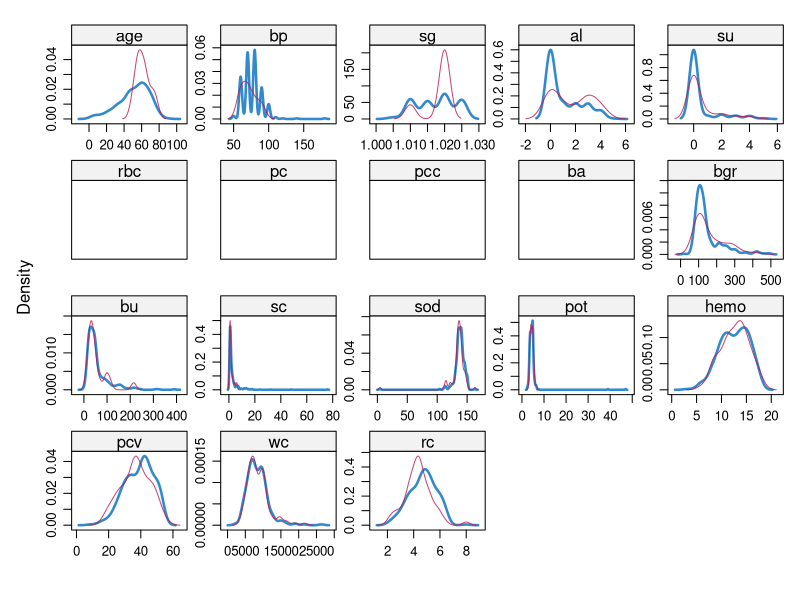
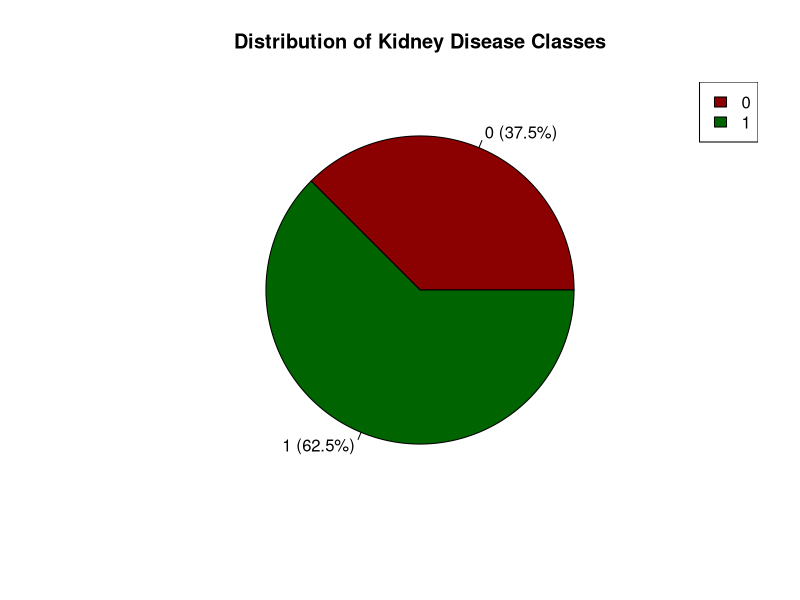

These figures' R source, in order: (Note: this script raises an error after producing the figures.)
# 1) The kidney disease dataset was loaded into R. Imputation of missing data performed using “mice” package for continuous data and using mode to impute nominal missing data 
kd<-read.csv("kd.csv",header=TRUE)
##Missing data "1012" values
sum(is.na(kd))
library(mice)
imputed_Data=mice(kd, m=1, maxit = 50, method = 'pmm', seed = 500)
densityplot(imputed_Data)
kidneydisease<-complete(imputed_Data,1)
sum(is.na(kidneydisease))
##Nomianal data are missing in 9 columns "234" values
rbc_mode <- names(table(kidneydisease$rbc))[which.max(table(kidneydisease$rbc))]
kidneydisease$rbc[is.na(kidneydisease$rbc)] <- rbc_mode
pc_mode <- names(table(kidneydisease$pc))[which.max(table(kidneydisease$pc))]
kidneydisease$pc[is.na(kidneydisease$pc)] <- pc_mode
pcc_mode <- names(table(kidneydisease$pcc))[which.max(table(kidneydisease$pcc))]
kidneydisease$pcc[is.na(kidneydisease$pcc)] <- pcc_mode
ba_mode <- names(table(kidneydisease$ba))[which.max(table(kidneydisease$ba))]
kidneydisease$ba[is.na(kidneydisease$ba)] <- ba_mode
dm_mode <- names(table(kidneydisease$dm))[which.max(table(kidneydisease$dm))]
kidneydisease$dm[is.na(kidneydisease$dm)] <- dm_mode
htn_mode <- names(table(kidneydisease$htn))[which.max(table(kidneydisease$htn))]
kidneydisease$htn[is.na(kidneydisease$htn)] <- htn_mode
cad_mode <- names(table(kidneydisease$cad))[which.max(table(kidneydisease$cad))]
kidneydisease$cad[is.na(kidneydisease$cad)] <- cad_mode
appet_mode <- names(table(kidneydisease$appet))[which.max(table(kidneydisease$appet))]
kidneydisease$appet[is.na(kidneydisease$appet)] <- appet_mode
pe_mode <- names(table(kidneydisease$pe))[which.max(table(kidneydisease$pe))]
kidneydisease$pe[is.na(kidneydisease$pe)] <- pe_mode
ane_mode <- names(table(kidneydisease$ane))[which.max(table(kidneydisease$ane))]
kidneydisease$ane[is.na(kidneydisease$ane)] <- ane_mode
sum(is.na(kidneydisease))

# 2) Converting Nominal variables to numeric form by assigning 1s and 0s
unique_classification <- unique(kidneydisease$classification)
print(unique_classification)
## Classifying them into 1 and 0
kidneydisease$classify <- ifelse(kidneydisease$classification %in% "ckd", 1,0)
print(kidneydisease$classify)
sapply(kd, function(x) sum(is.na(x)))
sapply(kidneydisease, function(x) sum(is.na(x))) 
kidneydisease$RBC <- ifelse(kidneydisease$rbc %in% "normal", 0,1)
print(kidneydisease$RBC)
kidneydisease$PC <- ifelse(kidneydisease$pc %in% "normal", 0,1)
print(kidneydisease$PC)
kidneydisease$PCC <- ifelse(kidneydisease$pcc %in% "notpresent", 0,1)
print(kidneydisease$PCC)
kidneydisease$BA <- ifelse(kidneydisease$ba %in% "notpresent", 0,1)
print(kidneydisease$BA)
kidneydisease$BA <- ifelse(kidneydisease$ba %in% "notpresent", 0,1)
print(kidneydisease$BA)
kidneydisease$HTN <- ifelse(kidneydisease$htn %in% "no", 0,1)
print(kidneydisease$HTN)
kidneydisease$DM <- ifelse(kidneydisease$dm %in% "no", 0,1)
print(kidneydisease$DM)
kidneydisease$APPET <- ifelse(kidneydisease$appet %in% "good", 1,0)
print(kidneydisease$APPET)
kidneydisease$PE <- ifelse(kidneydisease$pe %in% "no", 0,1)
print(kidneydisease$PE)
kidneydisease$ANE <- ifelse(kidneydisease$ane %in% "no", 0,1)
print(kidneydisease$ANE)
kidneydisease$CAD <- ifelse(kidneydisease$cad %in% "yes", 1,0)
print(kidneydisease$CAD)	
kidneydisease$AGE <- ifelse(kidneydisease$age <= 52, 0, 1)
print(kidneydisease$AGE)
attributes <- c("age", "bp", "sg", "al", "su", "bgr", "bu", "sc", "sod", "pot", "hemo", "wc", "rc", "RBC", "PC", "PCC", "BA","HTN", "DM", "APPET", "PE", "ANE", "CAD","classify")
kd_data <- kidneydisease[, attributes]
ncol(kidneydisease)
colnames(kidneydisease)
##PieChart
class_counts <- table(kidneydisease$classify)
colors <- c("#8B0000", "#006400")  # Dark red for CKD, dark green for non-CKD
pie(class_counts, labels = paste0(names(class_counts), " (", round(100 * class_counts / sum(class_counts), 1), "%)"),
    col = colors)
title("Distribution of Kidney Disease Classes")
legend("topright", legend = names(class_counts), fill = colors)

# 3) Estimating population parameters using Bootstrap
selected_cols <- c("age", "bp", "sg", "al", "su", "bgr", "bu", "sc", "sod", "pot", "hemo", "pcv", "wc", "rc")
bs_dataset <- kidneydisease[selected_cols]
head(bs_dataset)
library(boot)
bootstrap_results <- data.frame(variable = character(),
                                min = numeric(),
                                lower_ci = numeric(),
                                median = numeric(),
                                mean = numeric(),
                                upper_ci = numeric(),
                                max = numeric(),
                                stringsAsFactors = FALSE)
num_samples <- 1000  
for (var in colnames(bs_dataset)) {
  bootstrap_samples <- boot(bs_dataset[[var]], statistic = function(data, i) mean(data[i]), R = num_samples)
  bootstrap_ci <- boot.ci(bootstrap_samples, type = "perc") 
  bootstrap_results <- rbind(bootstrap_results, data.frame(variable = var,
                                                           min = min(bs_dataset[[var]]),
                                                           lower_ci = bootstrap_ci$percent[4],
                                                           median = median(bs_dataset[[var]]),
                                                           mean = mean(bootstrap_samples$t),
                                                           upper_ci = bootstrap_ci$percent[5],
                                                           max = max(bs_dataset[[var]]),
                                                           stringsAsFactors = FALSE))
}
print(bootstrap_results)

# 4) Bootstap resampling techniques performed separately on individual attributes to test if there is significance difference in means between the two groups based on bootstrap confidence interval:
library(boot)
library(dplyr)
mean_func <- function(data, indices) {
  mean(data[indices])
}
ckd_age <- kidneydisease$age[kidneydisease$classify == 1]
nonckd_age <- kidneydisease$age[kidneydisease$classify == 0]
bootstrap_res_ckd <- boot(ckd_age, mean_func, R = 1000)
bootstrap_res_nonckd <- boot(nonckd_age, mean_func, R = 1000)
ci_ckd <- boot.ci(bootstrap_res_ckd, type = "bca")
ci_nonckd <- boot.ci(bootstrap_res_nonckd, type = "bca")
cat("CI for CKD group (age):", ci_ckd$bca[4], "-", ci_ckd$bca[5], "\n")
cat("CI for non-CKD group (age):", ci_nonckd$bca[4], "-", ci_nonckd$bca[5], "\n")
if (ci_ckd$bca[4] <= ci_nonckd$bca[5] && ci_ckd$bca[5] >= ci_nonckd$bca[4]) {
  cat("No significant difference in means (age) between CKD and non-CKD groups.\n")
} else {
  cat("Significant difference in means (age) between CKD and non-CKD groups.\n")
}
##--------------------------------------------------------------------------------------------
library(boot)
library(dplyr)
mean_func <- function(data, indices) {
  mean(data[indices])
}
ckd_bp <- kidneydisease$bp[kidneydisease$classify == 1]
nonckd_bp <- kidneydisease$bp[kidneydisease$classify == 0]
bootstrap_res_ckd <- boot(ckd_bp, mean_func, R = 1000)
bootstrap_res_nonckd <- boot(nonckd_bp, mean_func, R = 1000)
ci_ckd <- boot.ci(bootstrap_res_ckd, type = "bca")
ci_nonckd <- boot.ci(bootstrap_res_nonckd, type = "bca")
cat("CI for CKD group (bp):", ci_ckd$bca[4], "-", ci_ckd$bca[5], "\n")
cat("CI for non-CKD group (bp):", ci_nonckd$bca[4], "-", ci_nonckd$bca[5], "\n")
if (ci_ckd$bca[4] <= ci_nonckd$bca[5] && ci_ckd$bca[5] >= ci_nonckd$bca[4]) {
  cat("No significant difference in means (bp) between CKD and non-CKD groups.\n")
} else {
  cat("Significant difference in means (bp) between CKD and non-CKD groups.\n")
}
##--------------------------------------------------------------------------------------------
library(boot)
library(dplyr)
mean_func <- function(data, indices) {
  mean(data[indices])
}
ckd_sg <- kidneydisease$sg[kidneydisease$classify == 1]
nonckd_sg <- kidneydisease$sg[kidneydisease$classify == 0]
bootstrap_res_ckd <- boot(ckd_sg, mean_func, R = 1000)
bootstrap_res_nonckd <- boot(nonckd_sg, mean_func, R = 1000)
ci_ckd <- boot.ci(bootstrap_res_ckd, type = "bca")
ci_nonckd <- boot.ci(bootstrap_res_nonckd, type = "bca")
cat("CI for CKD group (sg):", ci_ckd$bca[4], "-", ci_ckd$bca[5], "\n")
cat("CI for non-CKD group (sg):", ci_nonckd$bca[4], "-", ci_nonckd$bca[5], "\n")
if (ci_ckd$bca[4] <= ci_nonckd$bca[5] && ci_ckd$bca[5] >= ci_nonckd$bca[4]) {
  cat("No significant difference in means (sg) between CKD and non-CKD groups.\n")
} else {
  cat("Significant difference in means (sg) between CKD and non-CKD groups.\n")
}
##--------------------------------------------------------------------------------------------
library(boot)
library(dplyr)
mean_func <- function(data, indices) {
  mean(data[indices])
}
ckd_al <- kidneydisease$al[kidneydisease$classify == 1]
nonckd_al <- kidneydisease$al[kidneydisease$classify == 0]
bootstrap_res_ckd <- boot(ckd_al, mean_func, R = 1000)
bootstrap_res_nonckd <- boot(nonckd_al, mean_func, R = 1000)
ci_ckd <- boot.ci(bootstrap_res_ckd, type = "bca")
ci_nonckd <- boot.ci(bootstrap_res_nonckd, type = "bca")
cat("CI for CKD group (al):", ci_ckd$bca[4], "-", ci_ckd$bca[5], "\n")
cat("CI for non-CKD group (al):", ci_nonckd$bca[4], "-", ci_nonckd$bca[5], "\n")
if (ci_ckd$bca[4] <= ci_nonckd$bca[5] && ci_ckd$bca[5] >= ci_nonckd$bca[4]) {
  cat("No significant difference in means (al) between CKD and non-CKD groups.\n")
} else {
  cat("Significant difference in means (al) between CKD and non-CKD groups.\n")
}
##--------------------------------------------------------------------------------------------
library(boot)
library(dplyr)
mean_func <- function(data, indices) {
  mean(data[indices])
}
ckd_su <- kidneydisease$su[kidneydisease$classify == 1]
nonckd_su <- kidneydisease$su[kidneydisease$classify == 0]
bootstrap_res_ckd <- boot(ckd_su, mean_func, R = 1000)
bootstrap_res_nonckd <- boot(nonckd_su, mean_func, R = 1000)
ci_ckd <- boot.ci(bootstrap_res_ckd, type = "bca")
ci_nonckd <- boot.ci(bootstrap_res_nonckd, type = "bca")
cat("CI for CKD group (su):", ci_ckd$bca[4], "-", ci_ckd$bca[5], "\n")
cat("CI for non-CKD group (su):", ci_nonckd$bca[4], "-", ci_nonckd$bca[5], "\n")
if (ci_ckd$bca[4] <= ci_nonckd$bca[5] && ci_ckd$bca[5] >= ci_nonckd$bca[4]) {
  cat("No significant difference in means (su) between CKD and non-CKD groups.\n")
} else {
  cat("Significant difference in means (su) between CKD and non-CKD groups.\n")
}
##--------------------------------------------------------------------------------------------
library(boot)
library(dplyr)

mean_func <- function(data, indices) {
  mean(data[indices])
}
ckd_bgr <- kidneydisease$bgr[kidneydisease$classify == 1]
nonckd_bgr <- kidneydisease$bgr[kidneydisease$classify == 0]
bootstrap_res_ckd <- boot(ckd_bgr, mean_func, R = 1000)
bootstrap_res_nonckd <- boot(nonckd_bgr, mean_func, R = 1000)
ci_ckd <- boot.ci(bootstrap_res_ckd, type = "bca")
ci_nonckd <- boot.ci(bootstrap_res_nonckd, type = "bca")
cat("CI for CKD group (bgr):", ci_ckd$bca[4], "-", ci_ckd$bca[5], "\n")
cat("CI for non-CKD group (bgr):", ci_nonckd$bca[4], "-", ci_nonckd$bca[5], "\n")
if (ci_ckd$bca[4] <= ci_nonckd$bca[5] && ci_ckd$bca[5] >= ci_nonckd$bca[4]) {
  cat("No significant difference in means (bgr) between CKD and non-CKD groups.\n")
} else {
  cat("Significant difference in means (bgr) between CKD and non-CKD groups.\n")
}
##--------------------------------------------------------------------------------------------
library(boot)
library(dplyr)
mean_func <- function(data, indices) {
  mean(data[indices])
}
ckd_bu <- kidneydisease$bu[kidneydisease$classify == 1]
nonckd_bu <- kidneydisease$bu[kidneydisease$classify == 0]
bootstrap_res_ckd <- boot(ckd_bu, mean_func, R = 1000)
bootstrap_res_nonckd <- boot(nonckd_bu, mean_func, R = 1000)
ci_ckd <- boot.ci(bootstrap_res_ckd, type = "bca")
ci_nonckd <- boot.ci(bootstrap_res_nonckd, type = "bca")
cat("CI for CKD group (bu):", ci_ckd$bca[4], "-", ci_ckd$bca[5], "\n")
cat("CI for non-CKD group (bu):", ci_nonckd$bca[4], "-", ci_nonckd$bca[5], "\n")
if (ci_ckd$bca[4] <= ci_nonckd$bca[5] && ci_ckd$bca[5] >= ci_nonckd$bca[4]) {
  cat("No significant difference in means (bu) between CKD and non-CKD groups.\n")
} else {
  cat("Significant difference in means (bu) between CKD and non-CKD groups.\n")
}
##--------------------------------------------------------------------------------------------
library(boot)
library(dplyr)
mean_func <- function(data, indices) {
  mean(data[indices])
}
ckd_sc <- kidneydisease$sc[kidneydisease$classify == 1]
nonckd_sc <- kidneydisease$sc[kidneydisease$classify == 0]
bootstrap_res_ckd <- boot(ckd_sc, mean_func, R = 1000)
bootstrap_res_nonckd <- boot(nonckd_sc, mean_func, R = 1000)
ci_ckd <- boot.ci(bootstrap_res_ckd, type = "bca")
ci_nonckd <- boot.ci(bootstrap_res_nonckd, type = "bca")
cat("CI for CKD group (sc):", ci_ckd$bca[4], "-", ci_ckd$bca[5], "\n")
cat("CI for non-CKD group (sc):", ci_nonckd$bca[4], "-", ci_nonckd$bca[5], "\n")
if (ci_ckd$bca[4] <= ci_nonckd$bca[5] && ci_ckd$bca[5] >= ci_nonckd$bca[4]) {
  cat("No significant difference in means (sc) between CKD and non-CKD groups.\n")
} else {
  cat("Significant difference in means (sc) between CKD and non-CKD groups.\n")
}
##--------------------------------------------------------------------------------------------
library(boot)
library(dplyr)
mean_func <- function(data, indices) {
  mean(data[indices])
}
ckd_sod <- kidneydisease$sod[kidneydisease$classify == 1]
nonckd_sod <- kidneydisease$sod[kidneydisease$classify == 0]
bootstrap_res_ckd <- boot(ckd_sod, mean_func, R = 1000)
bootstrap_res_nonckd <- boot(nonckd_sod, mean_func, R = 1000)
ci_ckd <- boot.ci(bootstrap_res_ckd, type = "bca")
ci_nonckd <- boot.ci(bootstrap_res_nonckd, type = "bca")
cat("CI for CKD group (sod):", ci_ckd$bca[4], "-", ci_ckd$bca[5], "\n")
cat("CI for non-CKD group (sod):", ci_nonckd$bca[4], "-", ci_nonckd$bca[5], "\n")
if (ci_ckd$bca[4] <= ci_nonckd$bca[5] && ci_ckd$bca[5] >= ci_nonckd$bca[4]) {
  cat("No significant difference in means (sod) between CKD and non-CKD groups.\n")
} else {
  cat("Significant difference in means (sod) between CKD and non-CKD groups.\n")
}
##--------------------------------------------------------------------------------------------
library(boot)
library(dplyr)
mean_func <- function(data, indices) {
  mean(data[indices])
}
ckd_pot <- kidneydisease$pot[kidneydisease$classify == 1]
nonckd_pot <- kidneydisease$pot[kidneydisease$classify == 0]
bootstrap_res_ckd <- boot(ckd_pot, mean_func, R = 1000)
bootstrap_res_nonckd <- boot(nonckd_pot, mean_func, R = 1000)
ci_ckd <- boot.ci(bootstrap_res_ckd, type = "bca")
ci_nonckd <- boot.ci(bootstrap_res_nonckd, type = "bca")
cat("CI for CKD group (pot):", ci_ckd$bca[4], "-", ci_ckd$bca[5], "\n")
cat("CI for non-CKD group (pot):", ci_nonckd$bca[4], "-", ci_nonckd$bca[5], "\n")
if (ci_ckd$bca[4] <= ci_nonckd$bca[5] && ci_ckd$bca[5] >= ci_nonckd$bca[4]) {
  cat("No significant difference in means (pot) between CKD and non-CKD groups.\n")
} else {
  cat("Significant difference in means (pot) between CKD and non-CKD groups.\n")
}
##--------------------------------------------------------------------------------------------
library(boot)
library(dplyr)
mean_func <- function(data, indices) {
  mean(data[indices])
}
ckd_hemo <- kidneydisease$hemo[kidneydisease$classify == 1]
nonckd_hemo <- kidneydisease$hemo[kidneydisease$classify == 0]
bootstrap_res_ckd <- boot(ckd_hemo, mean_func, R = 1000)
bootstrap_res_nonckd <- boot(nonckd_hemo, mean_func, R = 1000)
ci_ckd <- boot.ci(bootstrap_res_ckd, type = "bca")
ci_nonckd <- boot.ci(bootstrap_res_nonckd, type = "bca")
cat("CI for CKD group (hemo):", ci_ckd$bca[4], "-", ci_ckd$bca[5], "\n")
cat("CI for non-CKD group (hemo):", ci_nonckd$bca[4], "-", ci_nonckd$bca[5], "\n")
if (ci_ckd$bca[4] <= ci_nonckd$bca[5] && ci_ckd$bca[5] >= ci_nonckd$bca[4]) {
  cat("No significant difference in means (hemo) between CKD and non-CKD groups.\n")
} else {
  cat("Significant difference in means (hemo) between CKD and non-CKD groups.\n")
}
##--------------------------------------------------------------------------------------------
library(boot)
library(dplyr)
mean_func <- function(data, indices) {
  mean(data[indices])
}
ckd_pcv <- kidneydisease$pcv[kidneydisease$classify == 1]
nonckd_pcv <- kidneydisease$pcv[kidneydisease$classify == 0]
bootstrap_res_ckd <- boot(ckd_pcv, mean_func, R = 1000)
bootstrap_res_nonckd <- boot(nonckd_pcv, mean_func, R = 1000)
ci_ckd <- boot.ci(bootstrap_res_ckd, type = "bca")
ci_nonckd <- boot.ci(bootstrap_res_nonckd, type = "bca")
cat("CI for CKD group (pcv):", ci_ckd$bca[4], "-", ci_ckd$bca[5], "\n")
cat("CI for non-CKD group (pcv):", ci_nonckd$bca[4], "-", ci_nonckd$bca[5], "\n")
if (ci_ckd$bca[4] <= ci_nonckd$bca[5] && ci_ckd$bca[5] >= ci_nonckd$bca[4]) {
  cat("No significant difference in means (pcv) between CKD and non-CKD groups.\n")
} else {
  cat("Significant difference in means (pcv) between CKD and non-CKD groups.\n")
}
##--------------------------------------------------------------------------------------------
library(boot)
library(dplyr)
mean_func <- function(data, indices) {
  mean(data[indices])
}
ckd_wc <- kidneydisease$wc[kidneydisease$classify == 1]
nonckd_wc <- kidneydisease$wc[kidneydisease$classify == 0]
bootstrap_res_ckd <- boot(ckd_wc, mean_func, R = 1000)
bootstrap_res_nonckd <- boot(nonckd_wc, mean_func, R = 1000)
ci_ckd <- boot.ci(bootstrap_res_ckd, type = "bca")
ci_nonckd <- boot.ci(bootstrap_res_nonckd, type = "bca")
cat("CI for CKD group (wc):", ci_ckd$bca[4], "-", ci_ckd$bca[5], "\n")
cat("CI for non-CKD group (wc):", ci_nonckd$bca[4], "-", ci_nonckd$bca[5], "\n")
if (ci_ckd$bca[4] <= ci_nonckd$bca[5] && ci_ckd$bca[5] >= ci_nonckd$bca[4]) {
  cat("No significant difference in means (wc) between CKD and non-CKD groups.\n")
} else {
  cat("Significant difference in means (wc) between CKD and non-CKD groups.\n")
}
##--------------------------------------------------------------------------------------------
library(boot)
library(dplyr)
mean_func <- function(data, indices) {
  mean(data[indices])
}
ckd_rc <- kidneydisease$rc[kidneydisease$classify == 1]
nonckd_rc <- kidneydisease$rc[kidneydisease$classify == 0]
bootstrap_res_ckd <- boot(ckd_rc, mean_func, R = 1000)
bootstrap_res_nonckd <- boot(nonckd_rc, mean_func, R = 1000)
ci_ckd <- boot.ci(bootstrap_res_ckd, type = "bca")
ci_nonckd <- boot.ci(bootstrap_res_nonckd, type = "bca")
cat("CI for CKD group (rc):", ci_ckd$bca[4], "-", ci_ckd$bca[5], "\n")
cat("CI for non-CKD group (rc):", ci_nonckd$bca[4], "-", ci_nonckd$bca[5], "\n")
if (ci_ckd$bca[4] <= ci_nonckd$bca[5] && ci_ckd$bca[5] >= ci_nonckd$bca[4]) {
  cat("No significant difference in means (rc) between CKD and non-CKD groups.\n")
} else {
  cat("Significant difference in means (rc) between CKD and non-CKD groups.\n")
}

#5) T-test:
  library(dplyr)
# Subset the data for CKD and non-CKD groups
ckd_data <- kidneydisease %>% filter(classify == 1)
nonckd_data <- kidneydisease %>% filter(classify == 0)
# Perform t-tests for each variable
variables <- c("age", "bp", "sg", "al", "su", "bgr", "bu", "sc", "sod", "pot", "hemo")
for (var in variables) {
  cat("Variable:", var, "\n")
  # Perform t-test
  t_test_result <- t.test(ckd_data[[var]], nonckd_data[[var]])
  # Print the results
  cat("t-value:", t_test_result$statistic, "\n")
  cat("p-value:", t_test_result$p.value, "\n")
  if (t_test_result$p.value >= 0.05) {
    cat("No significant difference in means between CKD and non-CKD groups.\n")
  } else {
    cat("Significant difference in means between CKD and non-CKD groups.\n")
  }
  cat("\n")
}

# 6) Monte Carlo Simulations to evaluate the Classification performed using LDA method and estimating probabilities based on the same model 
library(MASS)
library(caret)
num_simulations <- 10000
accuracy_values <- numeric(num_simulations)
precision_values <- numeric(num_simulations)
sensitivity_values <- numeric(num_simulations)
f1_score_values <- numeric(num_simulations)
class_probabilities <- matrix(0, nrow = nrow(kidneydisease), ncol = 2)
for (i in 1:num_simulations) {
  sampled_data <- kidneydisease[sample(nrow(kidneydisease), replace = TRUE), ]
  lda_model <- lda(classify ~ age + bp + sg + al + su + RBC + PC + PCC + BA + bgr + bu + sc + sod + pot + hemo + wc + rc + HTN + DM + APPET + PE + ANE + CAD, prior=c(0.375, 0.625), data = sampled_data)
  predicted_labels <- predict(lda_model, kidneydisease)$class
  predicted_labels <- factor(predicted_labels, levels = c("0", "1"))
  actual_labels <- factor(kidneydisease$classify, levels = c("0", "1"))
  accuracy <- sum(predicted_labels == actual_labels) / length(actual_labels)
  confusion_matrix <- confusionMatrix(predicted_labels, actual_labels)
  precision <- confusion_matrix$byClass["Precision"]
  sensitivity <- confusion_matrix$byClass["Recall"]
  f1_score <- confusion_matrix$byClass["F1"]
  accuracy_values[i] <- accuracy
  precision_values[i] <- precision
  sensitivity_values[i] <- sensitivity
  f1_score_values[i] <- f1_score
  predicted_probabilities <- predict(lda_model, kidneydisease, type = "posterior")
  class_probabilities <- class_probabilities + predicted_probabilities$posterior
}
mean_accuracy <- mean(accuracy_values)
mean_precision <- mean(precision_values)
mean_sensitivity <- mean(sensitivity_values)
mean_f1_score <- mean(f1_score_values)
sd_accuracy <- sd(accuracy_values)
sd_precision <- sd(precision_values)
sd_sensitivity <- sd(sensitivity_values)
sd_f1_score <- sd(f1_score_values)
print(paste("Mean Accuracy:", mean_accuracy))
print(paste("Mean Precision:", mean_precision))
print(paste("Mean Sensitivity (Recall):", mean_sensitivity))
print(paste("Mean F1 Score:", mean_f1_score))
print(paste("Standard Deviation Accuracy:", sd_accuracy))
print(paste("Standard Deviation Precision:", sd_precision))
print(paste("Standard Deviation Sensitivity (Recall):", sd_sensitivity))
print(paste("Standard Deviation F1 Score:", sd_f1_score))
confusion_matrix <- table(actual_labels, predicted_labels)
confusion_matrix
average_probabilities <- class_probabilities / num_simulations
probabilities <- round(average_probabilities, 4)
probabilities_with_classify <- cbind(probabilities, kidneydisease$classification)
correct_classification <- ifelse(probabilities_with_classify[, 2] >= 0.625 & probabilities_with_classify[, 3] == 1 |
                                   probabilities_with_classify[, 2] < 0.625 & probabilities_with_classify[, 3] == 0, "Incorrect", "Correct")
probabilities_with_classify <- cbind(probabilities_with_classify, correct_classification)
print(probabilities_with_classify)
correctly_classified_percentage <- sum(probabilities_with_classify[, "correct_classification"] == "Correct") / nrow(probabilities_with_classify) * 100
print(paste("Percentage of Correctly Classified Instances:", correctly_classified_percentage, "%"))

# 7) Feature Selection of the attributes using Permutation 
library(pROC)
full_model <- glm(classify ~ age + bp + sg + al + su + RBC + PC + PCC + BA + bgr + bu + sc + sod + pot + hemo + wc + rc + HTN + DM + APPET + PE + ANE + CAD, data = kidneydisease, family = binomial)
initial_probs <- predict(full_model, newdata = kidneydisease, type = "response")
initial_auc <- roc(kidneydisease$classify, initial_probs)$auc
num_permutations <- 10000
feature_importance <- numeric(length = length(coef(full_model)) - 1)
for (i in 2:length(coef(full_model))) {
  permuted_data <- kidneydisease
  permuted_data[, i] <- sample(permuted_data[, i])  # Permute the feature values
  permuted_probs <- predict(full_model, newdata = permuted_data, type = "response")
  permuted_auc <- roc(permuted_data$classify, permuted_probs)$auc
  feature_importance[i - 1] <- initial_auc - permuted_auc
}
feature_df <- data.frame(Attribute = names(coef(full_model))[-1], Importance = feature_importance)
anked_features <- feature_df[order(feature_df$Importance, decreasing = TRUE), ]
ranked_features$Importance <- round(ranked_features$Importance, 3)
print(ranked_features)

# 8) Permutation technique to test the significance of the correlation matrix
selected_cols <- c("age", "bp", "sg", "al", "su", "bgr", "bu", "sc", "sod", "pot", "hemo", "pcv", "wc", "rc")
data <- kidneydisease[, selected_cols]
n_permutations <- 1000
permuted_corr_matrix <- cor(data)
permuted_corr_matrices <- list()
for (i in 1:n_permutations) {
  permuted_data <- data
  for (col in 1:ncol(permuted_data)) {
    permuted_data[, col] <- sample(permuted_data[, col])
  }
  permuted_corr_matrix <- cor(permuted_data)
  permuted_corr_matrices[[i]] <- permuted_corr_matrix
}
permuted_corr_matrix <- Reduce(`+`, permuted_corr_matrices) / n_permutations
round(permuted_corr_matrix, 3)
correlation_matrix <- cor(kidneydisease[, selected_cols])
round(correlation_matrix ,3)
permuted_corr_matrix <- Reduce(`+`, permuted_corr_matrices) / n_permutations
n_permutations <- 1000
n_variables <- ncol(data)
p_values <- matrix(0, nrow = n_variables, ncol = n_variables)
for (i in 1:n_variables) {
  for (j in 1:n_variables) {
    if (i != j) {
      observed_corr <- correlation_matrix[i, j]
      permuted_corrs <- sapply(permuted_corr_matrices, function(m) m[i, j])
      p_values[i, j] <- sum(abs(permuted_corrs) >= abs(observed_corr)) / n_permutations
      cat("p-value for correlation between", colnames(data)[i], "and", colnames(data)[j], ":", p_values[i, j], "\n")
    }
  }
}

# 9) Permutation technique to compare the LR Models
full_model <- glm(classify ~ sg + al + sc + hemo + bu + bgr + HTN + bp, data = kidneydisease, family = binomial)
original_model <- glm(classify ~ age + bp + sg + al + su + RBC + PC + PCC + BA + bgr + bu + sc + sod + pot + hemo + wc + rc + HTN + DM + APPET + PE + ANE + CAD, data = kidneydisease, family = binomial)
num_permutations <- 1000
observed_diff <- roc_response(full_model, kidneydisease) - roc_response(original_model, kidneydisease)
permuted_diffs <- numeric(num_permutations)
for (i in 1:num_permutations) {
  # Permute the outcome variable
  permuted_data <- kidneydisease
  permuted_data$classify <- sample(permuted_data$classify)
  permuted_full_model <- glm(classify ~ sg + al + sc + hemo + bu + bgr + HTN + bp, data = permuted_data, family = binomial)
  permuted_original_model <- glm(classify ~ age + bp + sg + al + su + RBC + PC + PCC + BA + bgr + bu + sc + sod + pot + hemo + wc + rc + HTN + DM + APPET + PE + ANE + CAD, data = permuted_data, family = binomial)
  permuted_diff <- roc_response(permuted_full_model, permuted_data) - roc_response(permuted_original_model, permuted_data)
  permuted_diffs[i] <- permuted_diff
}
p_value <- mean(abs(permuted_diffs) >= abs(observed_diff))
print(paste("Observed Difference in AUC-ROC:", observed_diff))
print(paste("Permutation Test p-value:", p_value))
if (observed_diff > 0 && p_value < 0.05) {
  print("Based on the AUC-ROC comparison and permutation testing, the full model is significantly better than the original model in terms of predictive accuracy for classifying kidney disease.")
} else {
  print("There is no significant difference in predictive accuracy between the full model and the original model for classifying kidney disease.")
}

